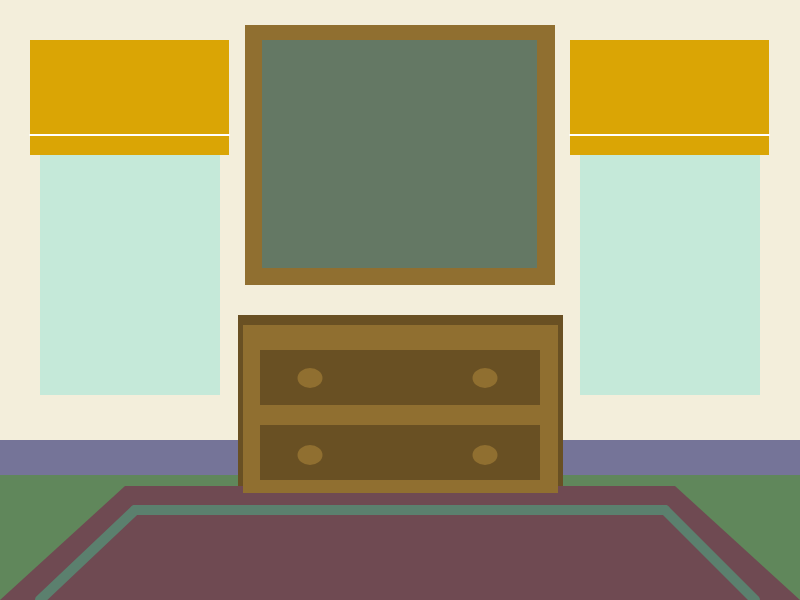
Frame 1 (no input)
Frame 60 (no input): identical to frame 1, image omitted
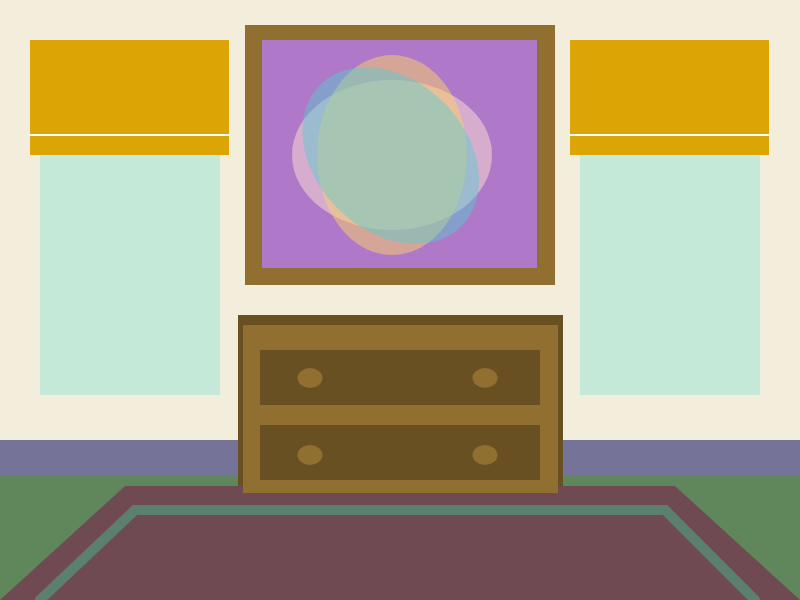
Frame 120 (the mouse pressed at the canvas centre since frame 60)

The p5.js sketch that drew these frames (run headless with seeded random() and noise() and a simulated clock; from frame 60 on, the mouse is pressed at the canvas centre):

// p5.js sketch
// ── sketch.js
let train1pos = -400;
let train2pos = -700;
let train3pos = -1000;
let tWindow1 = -200;
let tWindow2 = -445
let tWindow3 = -688;
let tWindow4 = -940;

function setup() {
  createCanvas( 800, 600 );
  background ( 'rgb(197, 233, 217)' );
  frameRate(60);
  noCursor();
}
//floor + wall accent
function draw(){
  noStroke();
  fill( 'rgb(96, 135, 91)');
  rect( 0, 475, 800, 125 );
  fill( 'rgb(117, 116, 152)' );
  rect (0, 440, 800, 35 );

//rug (2 triangle 1 rect)
  fill('rgb(111, 74, 82)');
  triangle( 0, 600, 125, 486, 125, 600 );
  rect( 125, 486, 550, 114 );
  triangle( 800, 600, 675, 486, 675, 600 );
//rug accents
  strokeWeight(10);
  stroke('rgb(91, 128, 110)');
  line(40, 600, 135, 510);
  line(135, 510, 665, 510);
  line(665, 510, 755, 600);


//windows
  noStroke();
 fill('rgb(197, 233, 217)');
  rect(40, 45, 180, 350);     //left
  rect(580, 45, 180, 350);    //right


//**WINDOW ANIMATION** TRAIN
  push();
    translate(-400, 0)

//train car (3 overlapping rectangles so they can wrap)
    noStroke();
    fill('rgb(193, 203, 209)');
    rect(train1pos, 250, 425, 145);
    rect(train2pos, 250, 425, 145);
    rect(train3pos, 250, 425, 145);
      train1pos = train1pos % 1200 + 3;
      train2pos = train2pos % 1200 + 3;
      train3pos = train3pos % 1200 + 3;

//train windows
  fill('rgb(251, 244, 144)')
  rect(tWindow1, 275, 200, 100);
  rect(tWindow2, 275, 200, 100);
  rect(tWindow3, 275, 200, 100);
  rect(tWindow4, 275, 200, 100);
      tWindow1 = tWindow1 % 1200 + 3;
      tWindow2 = tWindow2 % 1200 + 3;
      tWindow3 = tWindow3 % 1200 + 3;
      tWindow4 = tWindow4 % 1200 + 3;

pop();

//walls (so the train can travel behind)
  noStroke();
  fill('rgb(243, 238, 219)')
  rect(0, 0, 40, 440);
  rect(0, 0, 800, 45);
  rect(760, 0, 40, 440);
  rect(0, 395, 800, 45)
  rect(220, 0, 360, 400)


//curtains
  fill('rgb(218, 165, 5)');
  rect(30, 40, 199, 115);  //left
  rect(570, 40, 199, 115); //right
  //accent lines
  strokeWeight(2);
  stroke('rgb(255,255,255)');
  line(30, 135, 229, 135);
  line(570, 135, 769, 135);


//dresser
    noStroke();
    fill('rgb(105, 80, 35)');
    rect(238, 315, 325, 171);
    fill('rgb(144, 111, 48)'); //front
    rect(243, 325, 315, 168);
  //dresser drawers
    fill('rgb(105, 80, 35)');
    rect(260, 350, 280, 55);
    rect(260, 425, 280, 55);
  //dresser knobs
    fill('rgb(144, 111, 48)');
    ellipse(310, 378, 25, 20); //left
    ellipse(310, 455, 25, 20);
    ellipse(485, 378, 25, 20); //right
    ellipse(485, 455, 25, 20);


//PAINTING
    rect(245, 25, 310, 260 );   //frame
//**ANIMATION** PAINTING
  let circleY = (mouseY)/2 % 225;
  let circleX = (mouseX)/2 % 225;
  let r = 100 + (mouseY)/4 % 135
  let g = 120
  let b = 100 + (mouseX)/4 % 135
push();
  translate(262, 65);
    fill(r, g, b);   //background
    rect(0,-25, 275, 228);
    fill('rgba(255, 225, 213, 0.5)')
    ellipse(130, 90, circleX, circleY);
    fill('rgba(252, 210, 105, 0.51)');
    ellipse(130, 90, circleY, circleX);
    fill('rgba(84, 204, 208, 0.45)')
    rotate(radians(45));
    ellipse(155, -27, circleX, circleY)

pop();

}
